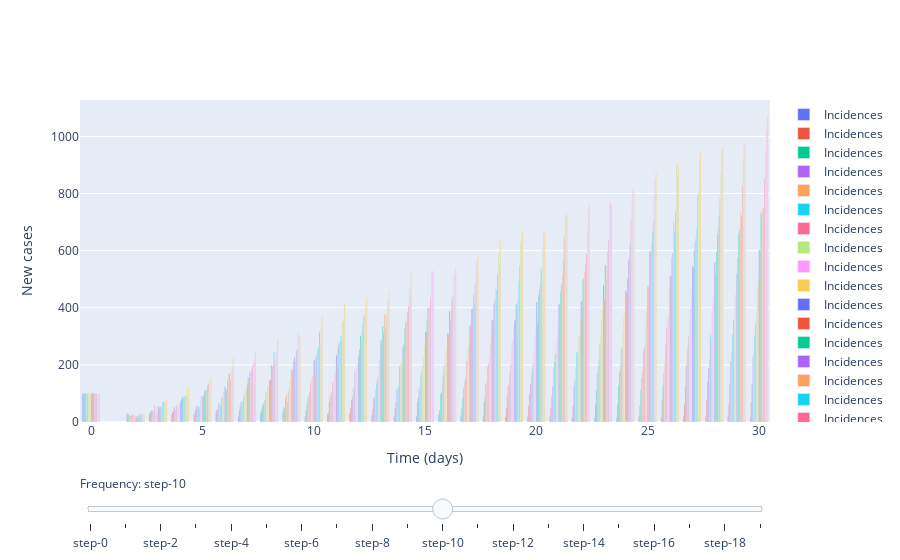

Notebook code for this chart:
### Code cell
new_rs = [1, 1]
start_times = [0, 15]

parameters = 100 # initial number of cases

# Slider (epsilon)
fig = go.Figure()

# Add traces, one for each slider step
for epsilon in np.arange(-1, 1, 0.1):
    m.set_r_profile(new_rs, start_times)
    m.set_epsilon(epsilon)

    cases = m.simulate(parameters, times)
    
    fig.add_trace(
        go.Bar(
            x=times,
            y=cases,
            name='Incidences'
        )
        
#         go.Scatter(
#             visible=False,
#             line=dict(color="#00CED1", width=6),
#             name="𝜈 = " + str(step),
#             x=np.arange(0, 10, 0.01),
#             y=np.sin(step * np.arange(0, 10, 0.01)))
    )

# Make 10th trace visible
fig.data[10].visible = True

# Create and add slider
steps = []
for i in range(len(fig.data)):
    step = dict(
        method="update",
        args=[{"visible": [False] * len(fig.data)},
              {"title": "Slider switched to step: " + str(i)}],  # layout attribute
    )
    step["args"][0]["visible"][i] = True  # Toggle i'th trace to "visible"
    steps.append(step)

sliders = [dict(
    active=10,
    currentvalue={"prefix": "Frequency: "},
    pad={"t": 50},
    steps=steps
)]

fig.update_layout(
    sliders=sliders
)

# Add axis labels
fig.update_layout(
    xaxis_title='Time (days)',
    yaxis_title='New cases'
)

fig.show()

### Figure 1 — Plotly figure (JSON) as saved in the notebook; plotly's stock layout.template omitted (floating-point values rounded to 4 significant figures)
{"data": [{"name": "Incidences", "type": "bar", "x": [0, 1, 2, 3, 4, 5, 6, 7, 8, 9, 10, 11, 12, 13, 14, 15, 16, 17, 18, 19, 20, 21, 22, 23, 24, 25, 26, 27, 28, 29, 30], "y": [100, 0, 29, 27, 25, 23, 37, 22, 30, 34, 19, 28, 30, 24, 21, 21, 25, 24, 21, 18, 18, 24, 16, 13, 15, 19, 16, 24, 20, 20, 17]}, {"name": "Incidences", "type": "bar", "x": [0, 1, 2, 3, 4, 5, 6, 7, 8, 9, 10, 11, 12, 13, 14, 15, 16, 17, 18, 19, 20, 21, 22, 23, 24, 25, 26, 27, 28, 29, 30], "y": [100, 0, 28, 34, 36, 31, 44, 41, 43, 52, 40, 33, 49, 43, 48, 70, 42, 48, 69, 47, 58, 51, 56, 61, 66, 58, 79, 62, 76, 64, 69]}, {"name": "Incidences", "type": "bar", "x": [0, 1, 2, 3, 4, 5, 6, 7, 8, 9, 10, 11, 12, 13, 14, 15, 16, 17, 18, 19, 20, 21, 22, 23, 24, 25, 26, 27, 28, 29, 30], "y": [100, 0, 26, 39, 38, 45, 45, 57, 59, 46, 61, 69, 78, 83, 69, 86, 99, 86, 86, 90, 98, 90, 125, 110, 129, 110, 128, 126, 143, 132, 131]}, {"name": "Incidences", "type": "bar", "x": [0, 1, 2, 3, 4, 5, 6, 7, 8, 9, 10, 11, 12, 13, 14, 15, 16, 17, 18, 19, 20, 21, 22, 23, 24, 25, 26, 27, 28, 29, 30], "y": [100, 0, 20, 41, 53, 55, 65, 71, 65, 84, 83, 88, 88, 87, 114, 113, 104, 120, 133, 125, 136, 125, 146, 168, 178, 155, 171, 199, 187, 213, 226]}, {"name": "Incidences", "type": "bar", "x": [0, 1, 2, 3, 4, 5, 6, 7, 8, 9, 10, 11, 12, 13, 14, 15, 16, 17, 18, 19, 20, 21, 22, 23, 24, 25, 26, 27, 28, 29, 30], "y": [100, 0, 21, 29, 43, 49, 58, 72, 72, 97, 94, 103, 117, 113, 117, 126, 132, 140, 151, 136, 164, 188, 192, 198, 197, 181, 211, 243, 217, 244, 241]}, {"name": "Incidences", "type": "bar", "x": [0, 1, 2, 3, 4, 5, 6, 7, 8, 9, 10, 11, 12, 13, 14, 15, 16, 17, 18, 19, 20, 21, 22, 23, 24, 25, 26, 27, 28, 29, 30], "y": [100, 0, 24, 36, 41, 55, 58, 74, 76, 68, 102, 101, 109, 137, 125, 164, 166, 154, 194, 171, 184, 211, 246, 215, 261, 250, 271, 264, 305, 308, 303]}, {"name": "Incidences", "type": "bar", "x": [0, 1, 2, 3, 4, 5, 6, 7, 8, 9, 10, 11, 12, 13, 14, 15, 16, 17, 18, 19, 20, 21, 22, 23, 24, 25, 26, 27, 28, 29, 30], "y": [100, 0, 26, 58, 58, 51, 87, 91, 105, 108, 137, 137, 177, 154, 194, 181, 195, 212, 204, 201, 205, 238, 242, 277, 255, 262, 332, 304, 284, 358, 346]}, {"name": "Incidences", "type": "bar", "x": [0, 1, 2, 3, 4, 5, 6, 7, 8, 9, 10, 11, 12, 13, 14, 15, 16, 17, 18, 19, 20, 21, 22, 23, 24, 25, 26, 27, 28, 29, 30], "y": [100, 0, 27, 48, 61, 60, 84, 101, 104, 116, 150, 130, 179, 162, 205, 200, 207, 229, 238, 268, 246, 256, 294, 304, 317, 328, 355, 350, 387, 346, 381]}, {"name": "Incidences", "type": "bar", "x": [0, 1, 2, 3, 4, 5, 6, 7, 8, 9, 10, 11, 12, 13, 14, 15, 16, 17, 18, 19, 20, 21, 22, 23, 24, 25, 26, 27, 28, 29, 30], "y": [100, 0, 19, 36, 51, 94, 108, 113, 124, 141, 163, 166, 197, 215, 200, 228, 243, 257, 279, 285, 295, 294, 303, 361, 367, 384, 370, 399, 418, 445, 470]}, {"name": "Incidences", "type": "bar", "x": [0, 1, 2, 3, 4, 5, 6, 7, 8, 9, 10, 11, 12, 13, 14, 15, 16, 17, 18, 19, 20, 21, 22, 23, 24, 25, 26, 27, 28, 29, 30], "y": [100, 0, 24, 44, 62, 80, 105, 113, 125, 158, 162, 181, 206, 202, 229, 267, 261, 272, 307, 330, 334, 335, 363, 400, 379, 407, 466, 450, 447, 451, 498]}, {"name": "Incidences", "type": "bar", "visible": true, "x": [0, 1, 2, 3, 4, 5, 6, 7, 8, 9, 10, 11, 12, 13, 14, 15, 16, 17, 18, 19, 20, 21, 22, 23, 24, 25, 26, 27, 28, 29, 30], "y": [100, 0, 15, 53, 72, 90, 123, 130, 148, 185, 217, 234, 233, 286, 262, 317, 312, 335, 357, 354, 420, 414, 423, 480, 461, 477, 513, 544, 559, 520, 603]}, {"name": "Incidences", "type": "bar", "x": [0, 1, 2, 3, 4, 5, 6, 7, 8, 9, 10, 11, 12, 13, 14, 15, 16, 17, 18, 19, 20, 21, 22, 23, 24, 25, 26, 27, 28, 29, 30], "y": [100, 0, 20, 47, 81, 93, 107, 155, 148, 172, 166, 198, 253, 270, 271, 313, 307, 339, 348, 359, 350, 410, 402, 430, 451, 470, 509, 541, 520, 573, 599]}, {"name": "Incidences", "type": "bar", "x": [0, 1, 2, 3, 4, 5, 6, 7, 8, 9, 10, 11, 12, 13, 14, 15, 16, 17, 18, 19, 20, 21, 22, 23, 24, 25, 26, 27, 28, 29, 30], "y": [100, 0, 23, 53, 88, 110, 113, 156, 199, 212, 224, 263, 303, 336, 329, 360, 388, 394, 412, 411, 445, 458, 499, 549, 503, 597, 577, 600, 595, 660, 733]}, {"name": "Incidences", "type": "bar", "x": [0, 1, 2, 3, 4, 5, 6, 7, 8, 9, 10, 11, 12, 13, 14, 15, 16, 17, 18, 19, 20, 21, 22, 23, 24, 25, 26, 27, 28, 29, 30], "y": [100, 0, 19, 51, 86, 111, 148, 174, 195, 227, 237, 277, 283, 315, 353, 399, 357, 398, 430, 395, 464, 483, 503, 503, 569, 598, 591, 634, 661, 676, 721]}, {"name": "Incidences", "type": "bar", "x": [0, 1, 2, 3, 4, 5, 6, 7, 8, 9, 10, 11, 12, 13, 14, 15, 16, 17, 18, 19, 20, 21, 22, 23, 24, 25, 26, 27, 28, 29, 30], "y": [100, 0, 31, 52, 80, 110, 169, 147, 197, 212, 257, 249, 322, 378, 347, 383, 387, 447, 464, 430, 483, 516, 526, 550, 577, 626, 701, 646, 684, 732, 751]}, {"name": "Incidences", "type": "bar", "x": [0, 1, 2, 3, 4, 5, 6, 7, 8, 9, 10, 11, 12, 13, 14, 15, 16, 17, 18, 19, 20, 21, 22, 23, 24, 25, 26, 27, 28, 29, 30], "y": [100, 0, 24, 70, 90, 124, 169, 185, 245, 248, 263, 304, 347, 327, 383, 405, 427, 419, 462, 494, 537, 569, 551, 598, 624, 669, 670, 681, 722, 719, 748]}, {"name": "Incidences", "type": "bar", "x": [0, 1, 2, 3, 4, 5, 6, 7, 8, 9, 10, 11, 12, 13, 14, 15, 16, 17, 18, 19, 20, 21, 22, 23, 24, 25, 26, 27, 28, 29, 30], "y": [100, 0, 26, 71, 90, 136, 146, 197, 213, 254, 313, 289, 373, 376, 406, 438, 440, 481, 516, 549, 510, 648, 591, 637, 706, 700, 737, 794, 784, 829, 852]}, {"name": "Incidences", "type": "bar", "x": [0, 1, 2, 3, 4, 5, 6, 7, 8, 9, 10, 11, 12, 13, 14, 15, 16, 17, 18, 19, 20, 21, 22, 23, 24, 25, 26, 27, 28, 29, 30], "y": [100, 0, 21, 55, 127, 109, 175, 211, 233, 313, 279, 354, 350, 395, 469, 530, 511, 543, 593, 624, 610, 723, 677, 765, 770, 792, 901, 811, 873, 918, 938]}, {"name": "Incidences", "type": "bar", "x": [0, 1, 2, 3, 4, 5, 6, 7, 8, 9, 10, 11, 12, 13, 14, 15, 16, 17, 18, 19, 20, 21, 22, 23, 24, 25, 26, 27, 28, 29, 30], "y": [100, 0, 25, 72, 86, 148, 191, 223, 248, 301, 323, 353, 398, 428, 446, 528, 521, 565, 551, 642, 668, 728, 745, 770, 816, 847, 860, 924, 955, 977, 1021]}, {"name": "Incidences", "type": "bar", "x": [0, 1, 2, 3, 4, 5, 6, 7, 8, 9, 10, 11, 12, 13, 14, 15, 16, 17, 18, 19, 20, 21, 22, 23, 24, 25, 26, 27, 28, 29, 30], "y": [100, 0, 25, 79, 121, 159, 224, 247, 291, 305, 370, 417, 436, 458, 530, 529, 541, 581, 635, 665, 663, 720, 764, 755, 813, 875, 899, 949, 961, 962, 1071]}], "layout": {"sliders": [{"active": 10, "currentvalue": {"prefix": "Frequency: "}, "pad": {"t": 50}, "steps": [{"args": [{"visible": [true, false, false, false, false, false, false, false, false, false, false, false, false, false, false, false, false, false, false, false]}, {"title": "Slider switched to step: 0"}], "method": "update"}, {"args": [{"visible": [false, true, false, false, false, false, false, false, false, false, false, false, false, false, false, false, false, false, false, false]}, {"title": "Slider switched to step: 1"}], "method": "update"}, {"args": [{"visible": [false, false, true, false, false, false, false, false, false, false, false, false, false, false, false, false, false, false, false, false]}, {"title": "Slider switched to step: 2"}], "method": "update"}, {"args": [{"visible": [false, false, false, true, false, false, false, false, false, false, false, false, false, false, false, false, false, false, false, false]}, {"title": "Slider switched to step: 3"}], "method": "update"}, {"args": [{"visible": [false, false, false, false, true, false, false, false, false, false, false, false, false, false, false, false, false, false, false, false]}, {"title": "Slider switched to step: 4"}], "method": "update"}, {"args": [{"visible": [false, false, false, false, false, true, false, false, false, false, false, false, false, false, false, false, false, false, false, false]}, {"title": "Slider switched to step: 5"}], "method": "update"}, {"args": [{"visible": [false, false, false, false, false, false, true, false, false, false, false, false, false, false, false, false, false, false, false, false]}, {"title": "Slider switched to step: 6"}], "method": "update"}, {"args": [{"visible": [false, false, false, false, false, false, false, true, false, false, false, false, false, false, false, false, false, false, false, false]}, {"title": "Slider switched to step: 7"}], "method": "update"}, {"args": [{"visible": [false, false, false, false, false, false, false, false, true, false, false, false, false, false, false, false, false, false, false, false]}, {"title": "Slider switched to step: 8"}], "method": "update"}, {"args": [{"visible": [false, false, false, false, false, false, false, false, false, true, false, false, false, false, false, false, false, false, false, false]}, {"title": "Slider switched to step: 9"}], "method": "update"}, {"args": [{"visible": [false, false, false, false, false, false, false, false, false, false, true, false, false, false, false, false, false, false, false, false]}, {"title": "Slider switched to step: 10"}], "method": "update"}, {"args": [{"visible": [false, false, false, false, false, false, false, false, false, false, false, true, false, false, false, false, false, false, false, false]}, {"title": "Slider switched to step: 11"}], "method": "update"}, {"args": [{"visible": [false, false, false, false, false, false, false, false, false, false, false, false, true, false, false, false, false, false, false, false]}, {"title": "Slider switched to step: 12"}], "method": "update"}, {"args": [{"visible": [false, false, false, false, false, false, false, false, false, false, false, false, false, true, false, false, false, false, false, false]}, {"title": "Slider switched to step: 13"}], "method": "update"}, {"args": [{"visible": [false, false, false, false, false, false, false, false, false, false, false, false, false, false, true, false, false, false, false, false]}, {"title": "Slider switched to step: 14"}], "method": "update"}, {"args": [{"visible": [false, false, false, false, false, false, false, false, false, false, false, false, false, false, false, true, false, false, false, false]}, {"title": "Slider switched to step: 15"}], "method": "update"}, {"args": [{"visible": [false, false, false, false, false, false, false, false, false, false, false, false, false, false, false, false, true, false, false, false]}, {"title": "Slider switched to step: 16"}], "method": "update"}, {"args": [{"visible": [false, false, false, false, false, false, false, false, false, false, false, false, false, false, false, false, false, true, false, false]}, {"title": "Slider switched to step: 17"}], "method": "update"}, {"args": [{"visible": [false, false, false, false, false, false, false, false, false, false, false, false, false, false, false, false, false, false, true, false]}, {"title": "Slider switched to step: 18"}], "method": "update"}, {"args": [{"visible": [false, false, false, false, false, false, false, false, false, false, false, false, false, false, false, false, false, false, false, true]}, {"title": "Slider switched to step: 19"}], "method": "update"}]}], "xaxis": {"title": {"text": "Time (days)"}}, "yaxis": {"title": {"text": "New cases"}}}}
